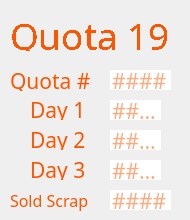
     <widget class="QWidget" name="page_19">
      <widget class="QLabel" name="label_115">
       <property name="geometry">
        <rect>
         <x>30</x>
         <y>100</y>
         <width>61</width>
         <height>20</height>
        </rect>
       </property>
       <property name="font">
        <font>
         <family>IBM 3270</family>
         <pointsize>16</pointsize>
        </font>
       </property>
       <property name="styleSheet">
        <string notr="true">color: rgb(253, 85, 0);
                                    border: none;</string>
       </property>
       <property name="text">
        <string>Day 1</string>
       </property>
      </widget>
      <widget class="QLabel" name="label_116">
       <property name="geometry">
        <rect>
         <x>30</x>
         <y>130</y>
         <width>61</width>
         <height>20</height>
        </rect>
       </property>
       <property name="font">
        <font>
         <family>IBM 3270</family>
         <pointsize>16</pointsize>
        </font>
       </property>
       <property name="styleSheet">
        <string notr="true">color: rgb(253, 85, 0);
                                    border: none;</string>
       </property>
       <property name="text">
        <string>Day 2</string>
       </property>
      </widget>
      <widget class="QLabel" name="label_117">
       <property name="geometry">
        <rect>
         <x>30</x>
         <y>160</y>
         <width>61</width>
         <height>20</height>
        </rect>
       </property>
       <property name="font">
        <font>
         <family>IBM 3270</family>
         <pointsize>16</pointsize>
        </font>
       </property>
       <property name="styleSheet">
        <string notr="true">color: rgb(253, 85, 0);
                                    border: none;</string>
       </property>
       <property name="text">
        <string>Day 3</string>
       </property>
      </widget>
      <widget class="QLineEdit" name="q19d2">
       <property name="geometry">
        <rect>
         <x>110</x>
         <y>130</y>
         <width>51</width>
         <height>20</height>
        </rect>
       </property>
       <property name="font">
        <font>
         <family>IBM 3270</family>
         <pointsize>16</pointsize>
        </font>
       </property>
       <property name="styleSheet">
        <string notr="true">color: rgb(253, 85, 0);
                                    border: none;</string>
       </property>
       <property name="maxLength">
        <number>4</number>
       </property>
       <property name="placeholderText">
        <string>####</string>
       </property>
      </widget>
      <widget class="QLineEdit" name="q19d3">
       <property name="geometry">
        <rect>
         <x>110</x>
         <y>160</y>
         <width>51</width>
         <height>20</height>
        </rect>
       </property>
       <property name="font">
        <font>
         <family>IBM 3270</family>
         <pointsize>16</pointsize>
        </font>
       </property>
       <property name="styleSheet">
        <string notr="true">color: rgb(253, 85, 0);
                                    border: none;</string>
       </property>
       <property name="maxLength">
        <number>4</number>
       </property>
       <property name="placeholderText">
        <string>####</string>
       </property>
      </widget>
      <widget class="QLineEdit" name="q19d1">
       <property name="geometry">
        <rect>
         <x>110</x>
         <y>100</y>
         <width>51</width>
         <height>20</height>
        </rect>
       </property>
       <property name="font">
        <font>
         <family>IBM 3270</family>
         <pointsize>16</pointsize>
         <weight>50</weight>
         <bold>false</bold>
        </font>
       </property>
       <property name="styleSheet">
        <string notr="true">color: rgb(253, 85, 0);
                                    border: none;</string>
       </property>
       <property name="inputMethodHints">
        <set>Qt::ImhNone</set>
       </property>
       <property name="text">
        <string/>
       </property>
       <property name="maxLength">
        <number>4</number>
       </property>
       <property name="readOnly">
        <bool>false</bool>
       </property>
       <property name="placeholderText">
        <string>####</string>
       </property>
      </widget>
      <widget class="QLabel" name="label_118">
       <property name="geometry">
        <rect>
         <x>10</x>
         <y>70</y>
         <width>81</width>
         <height>21</height>
        </rect>
       </property>
       <property name="font">
        <font>
         <family>IBM 3270</family>
         <pointsize>16</pointsize>
        </font>
       </property>
       <property name="styleSheet">
        <string notr="true">color: rgb(253, 85, 0);</string>
       </property>
       <property name="text">
        <string>Quota #</string>
       </property>
      </widget>
      <widget class="QLabel" name="label_119">
       <property name="geometry">
        <rect>
         <x>10</x>
         <y>10</y>
         <width>171</width>
         <height>41</height>
        </rect>
       </property>
       <property name="sizePolicy">
        <sizepolicy hsizetype="Fixed" vsizetype="Fixed">
         <horstretch>0</horstretch>
         <verstretch>0</verstretch>
        </sizepolicy>
       </property>
       <property name="font">
        <font>
         <family>IBM 3270</family>
         <pointsize>24</pointsize>
         <weight>50</weight>
         <italic>false</italic>
         <bold>false</bold>
         <stylestrategy>NoAntialias</stylestrategy>
        </font>
       </property>
       <property name="styleSheet">
        <string notr="true">font: 24pt &quot;IBM 3270&quot;;
                                    color: rgb(253, 85, 0);</string>
       </property>
       <property name="text">
        <string>&lt;html&gt;&lt;head/&gt;&lt;body&gt;&lt;p&gt;&lt;span
                                    style=&quot; font-size:28pt;&quot;&gt;Quota
                                    19&lt;/span&gt;&lt;/p&gt;&lt;/body&gt;&lt;/html&gt;</string>
       </property>
      </widget>
      <widget class="QLineEdit" name="q19">
       <property name="geometry">
        <rect>
         <x>110</x>
         <y>70</y>
         <width>61</width>
         <height>20</height>
        </rect>
       </property>
       <property name="font">
        <font>
         <family>IBM 3270</family>
         <pointsize>16</pointsize>
        </font>
       </property>
       <property name="styleSheet">
        <string notr="true">color: rgb(253, 85, 0);
                                    border: none;</string>
       </property>
       <property name="text">
        <string/>
       </property>
       <property name="maxLength">
        <number>5</number>
       </property>
       <property name="readOnly">
        <bool>false</bool>
       </property>
       <property name="placeholderText">
        <string>####</string>
       </property>
      </widget>
      <widget class="QLabel" name="label_120">
       <property name="geometry">
        <rect>
         <x>10</x>
         <y>190</y>
         <width>91</width>
         <height>21</height>
        </rect>
       </property>
       <property name="font">
        <font>
         <family>IBM 3270</family>
         <pointsize>12</pointsize>
        </font>
       </property>
       <property name="styleSheet">
        <string notr="true">color: rgb(253, 85, 0);
                                    border: none;</string>
       </property>
       <property name="text">
        <string>Sold Scrap</string>
       </property>
      </widget>
      <widget class="QLineEdit" name="q19sold">
       <property name="geometry">
        <rect>
         <x>110</x>
         <y>190</y>
         <width>61</width>
         <height>20</height>
        </rect>
       </property>
       <property name="font">
        <font>
         <family>IBM 3270</family>
         <pointsize>16</pointsize>
        </font>
       </property>
       <property name="styleSheet">
        <string notr="true">color: rgb(253, 85, 0);
                                    border: none;</string>
       </property>
       <property name="maxLength">
        <number>5</number>
       </property>
       <property name="placeholderText">
        <string>####</string>
       </property>
      </widget>
     </widget>
